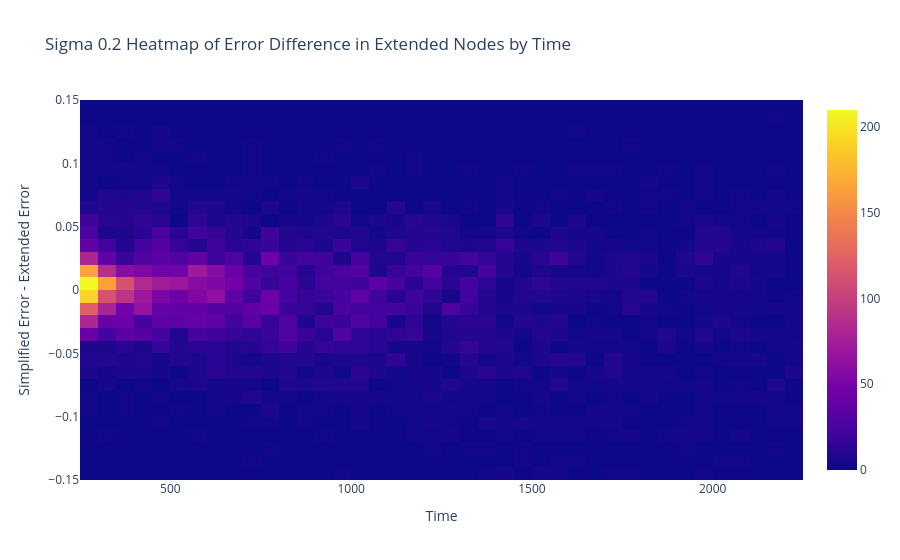

Notebook code for this chart:
### Code cell
prefix = "Extended"
heat_map(unary, S0_2_R0_static, prefix)

### Figure 1 — Plotly figure (JSON) as saved in the notebook; plotly's stock layout.template omitted (floating-point values rounded to 4 significant figures; data arrays with more than 128 entries replaced by an {"elided": "..."} marker saying what was removed)
{"data": [{"autobinx": false, "autobiny": false, "histnorm": "density", "type": "histogram2d", "x": {"elided": "29973 float values"}, "xbins": {"end": 2250, "size": 50, "start": 250}, "y": {"elided": "29973 float values"}, "ybins": {"end": 0.15, "size": 0.01, "start": -0.15}}], "layout": {"title": {"text": "Sigma 0.2 Heatmap of Error Difference in Extended Nodes by Time"}, "xaxis": {"title": {"text": "Time"}}, "yaxis": {"title": {"text": "Simplified Error - Extended Error"}}}}
